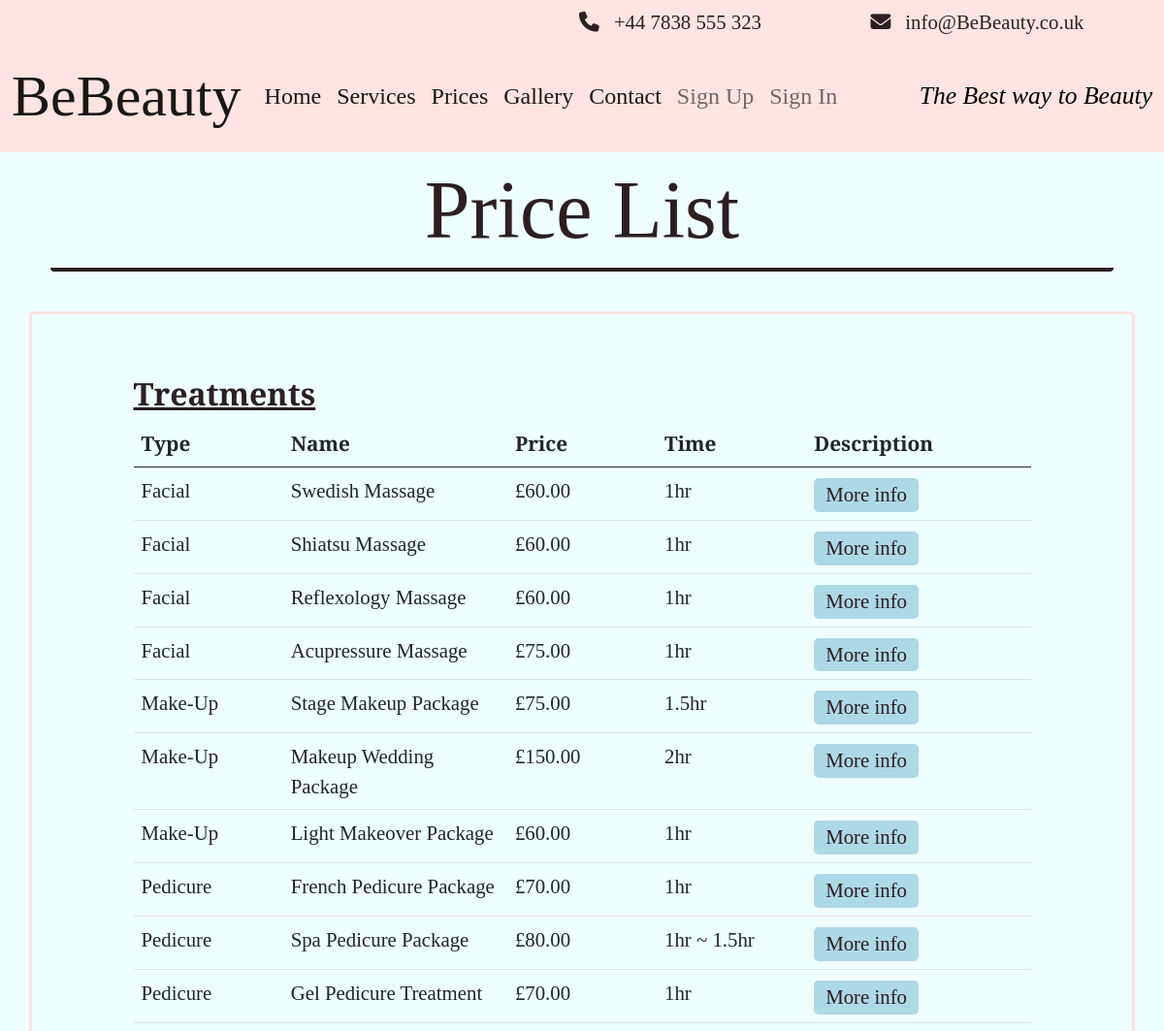
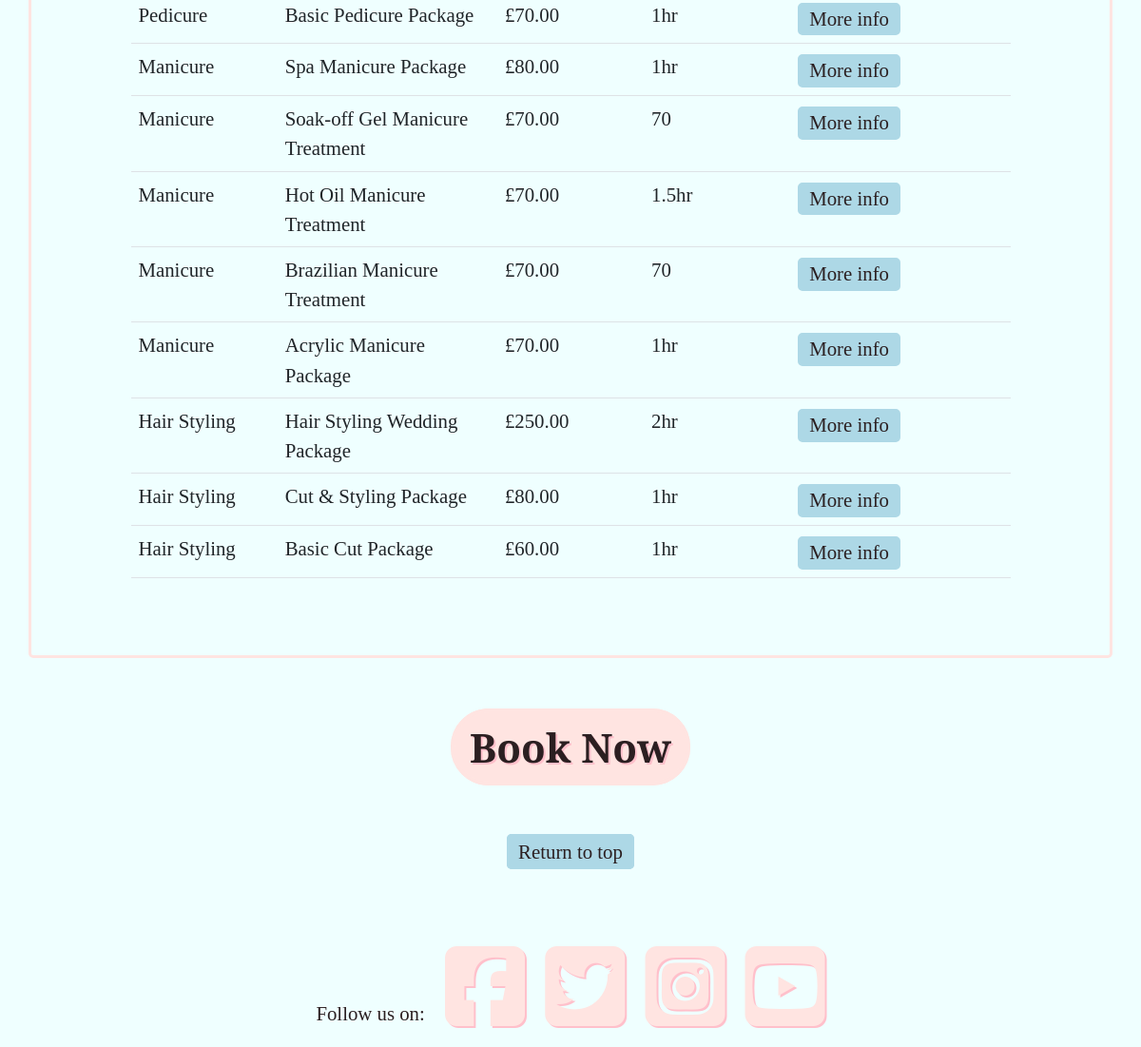
Page /price-list on the earlier database version (2 pictures, top to bottom).
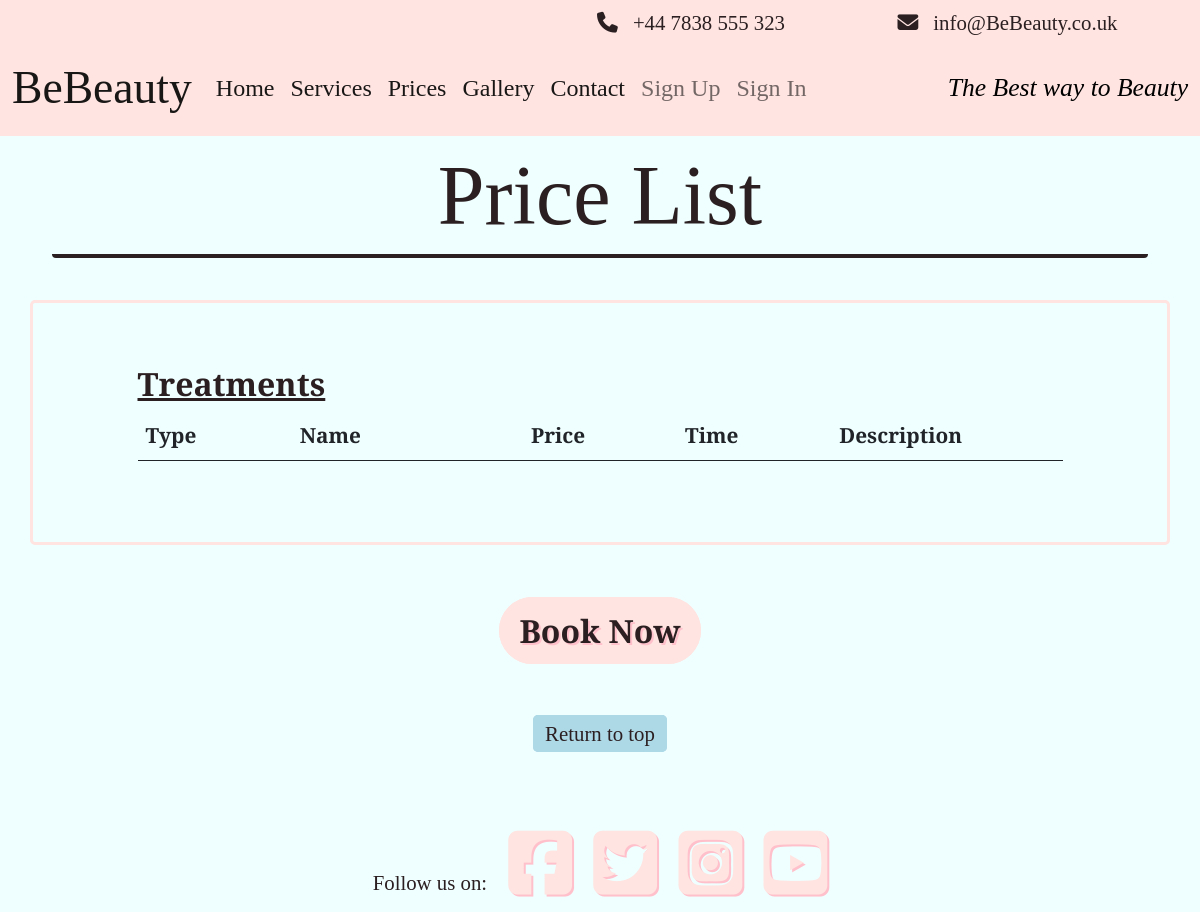
Same page on the later database version.
### treatment/models.py (models this page shows, shortened)
class Treatment(models.Model):
    treatment_type = models.IntegerField(choices=TREATMENTS)
    treatment_name = models.CharField(max_length=60, unique=True)
    slug = models.SlugField(max_length=60, unique=True, primary_key=True)
    treatment_price = models.DecimalField(blank=False,
                                          max_digits=5, decimal_places=2)
    treatment_description = models.TextField()
    treatment_time = models.CharField(max_length=50)
    class _Meta:
        ordering = ['treatment_name']

### treatment/views.py (the view)
# urls.py: path('price-list', TreatmentListView.as_view(), name='price-list'),
class TreatmentListView(ListView):
    model = Treatment
    template_name = "price_list.html"
    queryset = Treatment.objects.all().order_by('treatment_type')
    context_object_name = "treatments"

### templates/price_list.html (shortened to what this page needs)
{% extends 'base.html' %}
{% load static %}
{% block content %}
<div class="container">
    <div class="box-wrap">
        <h1 class="col center-text title-font sub-title">Price List</h1>
    </div>
</div>
<br>
<div class="container booking-box">
    <br>
    <div class="bodywork">
        <div class="container">
            <div class="row">
                <div class="col-sm-1"></div>
                <div class="col-md-10 g-0">
                    <br>
                    <h2><u><b>Treatments</b></u></h2>
                    <table class="table table-prices">
                        <thead>
                            <tr>
                                <th class="col-2">Type</th>
                                <th class="col-3">Name</th>
                                <th class="col-2">Price</th>
                                <th class="col-2 d-none d-sm-table-cell">Time</th>
                                <th class="col-3">Description</th>
                            </tr>
                        </thead>
                        <tbody>
                            {% for treatment in treatments %}
                            <tr>
                                <td>{{ treatment.get_treatment_type_display }}</td>
                                <td>{{ treatment.treatment_name }}</td>
                                <td>£{{ treatment.treatment_price }}</td>
                                <td class="d-none d-sm-table-cell">{{ treatment.treatment_time }}</td>
                                <td>
                                    <button type="button" data-bs-toggle="modal" data-bs-target="#treatmentModal{{treatment.pk}}" class="custom-site-btn btn-remove-blue edit-but hvr info-btn">More info</button>
                                </td>
                            </tr>
                            {% endfor %}
                        </tbody>
                    </table>
                </div>
                <div class="col-sm-1"></div>
            </div>
            <br>
        </div>
    </div>
    <br>
</div>
<br>
<br>
{% if user.is_staff %}
<div class="container_fluid">
    <div class="justify-content-center text-center ">
        <a class="btn-lg light custom-btn hvr-pulse btn-remove-blue" href="{% url 'admin-booking' %}">Book Now</a>
    </div>
</div>
{% else %}
<div class="container_fluid">
    <div class="justify-content-center text-center ">
        <a class="btn-lg light custom-btn hvr-pulse btn-remove-blue" href="{% url 'booking' %}">Book Now</a>
    </div>
</div>
{% endif %}
<br>
<br>
<div class="container g-0">
    <div class="text-center">
        <a class="custom-site-btn btn-remove-blue edit-but" href="#">Return to top</a>
    </div>
</div>
<br>
<br>
{% endblock %}

Differences in the rows shown:
removed Treatment: treatment_type "Facial", treatment_name "Swedish Massage", treatment_price "60.00", treatment_time "1hr"
removed Treatment: treatment_type "Facial", treatment_name "Shiatsu Massage", treatment_price "60.00", treatment_time "1hr"
removed Treatment: treatment_type "Facial", treatment_name "Reflexology Massage", treatment_price "60.00", treatment_time "1hr"
removed Treatment: treatment_type "Facial", treatment_name "Acupressure Massage", treatment_price "75.00", treatment_time "1hr"
removed Treatment: treatment_type "Make-Up", treatment_name "Stage Makeup Package", treatment_price "75.00", treatment_time "1.5hr"
removed Treatment: treatment_type "Make-Up", treatment_name "Makeup Wedding Package", treatment_price "150.00", treatment_time "2hr"
removed Treatment: treatment_type "Make-Up", treatment_name "Light Makeover Package", treatment_price "60.00", treatment_time "1hr"
removed Treatment: treatment_type "Pedicure", treatment_name "French Pedicure Package", treatment_price "70.00", treatment_time "1hr"
removed Treatment: treatment_type "Pedicure", treatment_name "Spa Pedicure Package", treatment_price "80.00", treatment_time "1hr ~ 1.5hr"
removed Treatment: treatment_type "Pedicure", treatment_name "Gel Pedicure Treatment", treatment_price "70.00", treatment_time "1hr"
removed Treatment: treatment_type "Pedicure", treatment_name "Basic Pedicure Package", treatment_price "70.00", treatment_time "1hr"
removed Treatment: treatment_type "Manicure", treatment_name "Spa Manicure Package", treatment_price "80.00", treatment_time "1hr"
removed Treatment: treatment_type "Manicure", treatment_name "Soak-off Gel Manicure Treatment", treatment_price "70.00", treatment_time "70"
removed Treatment: treatment_type "Manicure", treatment_name "Hot Oil Manicure Treatment", treatment_price "70.00", treatment_time "1.5hr"
removed Treatment: treatment_type "Manicure", treatment_name "Brazilian Manicure Treatment", treatment_price "70.00", treatment_time "70"
removed Treatment: treatment_type "Manicure", treatment_name "Acrylic Manicure Package", treatment_price "70.00", treatment_time "1hr"
removed Treatment: treatment_type "Hair Styling", treatment_name "Hair Styling Wedding Package", treatment_price "250.00", treatment_time "2hr"
removed Treatment: treatment_type "Hair Styling", treatment_name "Cut & Styling Package", treatment_price "80.00", treatment_time "1hr"
removed Treatment: treatment_type "Hair Styling", treatment_name "Basic Cut Package", treatment_price "60.00", treatment_time "1hr"
